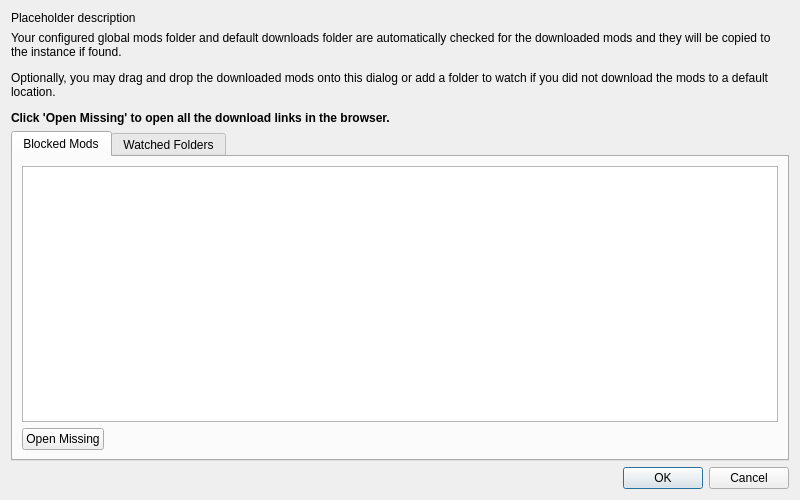
<?xml version="1.0" encoding="UTF-8"?>
<ui version="4.0">
 <class>BlockedModsDialog</class>
 <widget class="QDialog" name="BlockedModsDialog">
  <property name="geometry">
   <rect>
    <x>0</x>
    <y>0</y>
       <width>800</width>
       <height>500</height>
   </rect>
  </property>
     <property name="sizePolicy">
         <sizepolicy hsizetype="Maximum" vsizetype="Preferred">
             <horstretch>2</horstretch>
             <verstretch>1</verstretch>
         </sizepolicy>
  </property>
  <property name="minimumSize">
   <size>
       <width>700</width>
    <height>350</height>
   </size>
  </property>
  <property name="windowTitle">
   <string notr="true">BlockedModsDialog</string>
  </property>
     <layout class="QVBoxLayout" name="verticalLayout" stretch="0,0,0,0">
   <item>
    <widget class="QLabel" name="labelDescription">
     <property name="text">
      <string notr="true">Placeholder description</string>
     </property>
     <property name="textFormat">
      <enum>Qt::RichText</enum>
     </property>
     <property name="wordWrap">
      <bool>true</bool>
     </property>
    </widget>
   </item>
   <item>
    <widget class="QLabel" name="labelExplain">
     <property name="text">
         <string>&lt;html&gt;&lt;head/&gt;&lt;body&gt;&lt;p&gt;Your configured global mods folder and default downloads
             folder are automatically checked for the downloaded mods and they will be copied to the instance if found.&lt;/p&gt;&lt;p&gt;Optionally,
             you may drag and drop the downloaded mods onto this dialog or add a folder to watch if you did not download
             the mods to a default location.&lt;/p&gt;&lt;p&gt;&lt;span style=&quot; font-weight:600;&quot;&gt;Click
             'Open Missing' to open all the download links in the browser. &lt;/span&gt;&lt;/p&gt;&lt;/body&gt;&lt;/html&gt;
         </string>
     </property>
     <property name="wordWrap">
      <bool>true</bool>
     </property>
    </widget>
   </item>
   <item>
       <widget class="QTabWidget" name="tabWidget">
           <property name="currentIndex">
               <number>0</number>
           </property>
           <widget class="QWidget" name="tab">
               <attribute name="title">
                   <string>Blocked Mods</string>
               </attribute>
               <layout class="QVBoxLayout" name="verticalLayout_3">
                   <item>
                       <widget class="QTextBrowser" name="textBrowserModsListing">
                           <property name="acceptRichText">
                               <bool>true</bool>
                           </property>
                           <property name="openExternalLinks">
                               <bool>true</bool>
                           </property>
                       </widget>
                   </item>
                   <item>
                       <layout class="QHBoxLayout" name="openMissingLayout">
                           <item>
                               <widget class="QPushButton" name="openMissingButton">
                                   <property name="text">
                                       <string>Open Missing</string>
                                   </property>
                               </widget>
                           </item>
                           <item>
                               <spacer name="openMissingSpacer">
                                   <property name="orientation">
                                       <enum>Qt::Horizontal</enum>
                                   </property>
                                   <property name="sizeHint" stdset="0">
                                       <size>
                                           <width>40</width>
                                           <height>20</height>
                                       </size>
                                   </property>
                               </spacer>
                           </item>
                       </layout>
                   </item>
               </layout>
           </widget>
           <widget class="QWidget" name="tab_2">
               <attribute name="title">
                   <string>Watched Folders</string>
               </attribute>
               <layout class="QVBoxLayout" name="verticalLayout_2">
                   <item>
                       <widget class="QTextBrowser" name="textBrowserWatched">
                           <property name="baseSize">
                               <size>
                                   <width>0</width>
                                   <height>12</height>
                               </size>
                           </property>
                           <property name="openExternalLinks">
                               <bool>true</bool>
                           </property>
                           <property name="openLinks">
                               <bool>false</bool>
                           </property>
                       </widget>
                   </item>
                   <item>
                       <layout class="QHBoxLayout" name="downloadFolderLayout">
                           <item>
                               <widget class="QPushButton" name="downloadFolderButton">
                                   <property name="text">
                                       <string>Add Download Folder</string>
                                   </property>
                               </widget>
                           </item>
                           <item>
                               <spacer name="downloadFolderSpacer">
                                   <property name="orientation">
                                       <enum>Qt::Horizontal</enum>
                                   </property>
                                   <property name="sizeHint" stdset="0">
                                       <size>
                                           <width>40</width>
                                           <height>20</height>
                                       </size>
                                   </property>
                               </spacer>
                           </item>
                       </layout>
                   </item>
               </layout>
           </widget>
    </widget>
   </item>
   <item>
    <layout class="QHBoxLayout" name="bottomBoxH">
     <item>
      <widget class="QLabel" name="labelModsFound">
       <property name="text">
        <string/>
       </property>
      </widget>
     </item>
     <item>
      <widget class="QDialogButtonBox" name="buttonBox">
       <property name="orientation">
        <enum>Qt::Horizontal</enum>
       </property>
       <property name="standardButtons">
        <set>QDialogButtonBox::Cancel|QDialogButtonBox::Ok</set>
       </property>
      </widget>
     </item>
    </layout>
   </item>
  </layout>
 </widget>
 <resources/>
 <connections>
  <connection>
   <sender>buttonBox</sender>
   <signal>accepted()</signal>
   <receiver>BlockedModsDialog</receiver>
   <slot>accept()</slot>
   <hints>
    <hint type="sourcelabel">
     <x>199</x>
     <y>425</y>
    </hint>
    <hint type="destinationlabel">
     <x>199</x>
     <y>227</y>
    </hint>
   </hints>
  </connection>
  <connection>
   <sender>buttonBox</sender>
   <signal>rejected()</signal>
   <receiver>BlockedModsDialog</receiver>
   <slot>reject()</slot>
   <hints>
    <hint type="sourcelabel">
     <x>199</x>
     <y>425</y>
    </hint>
    <hint type="destinationlabel">
     <x>199</x>
     <y>227</y>
    </hint>
   </hints>
  </connection>
 </connections>
</ui>
